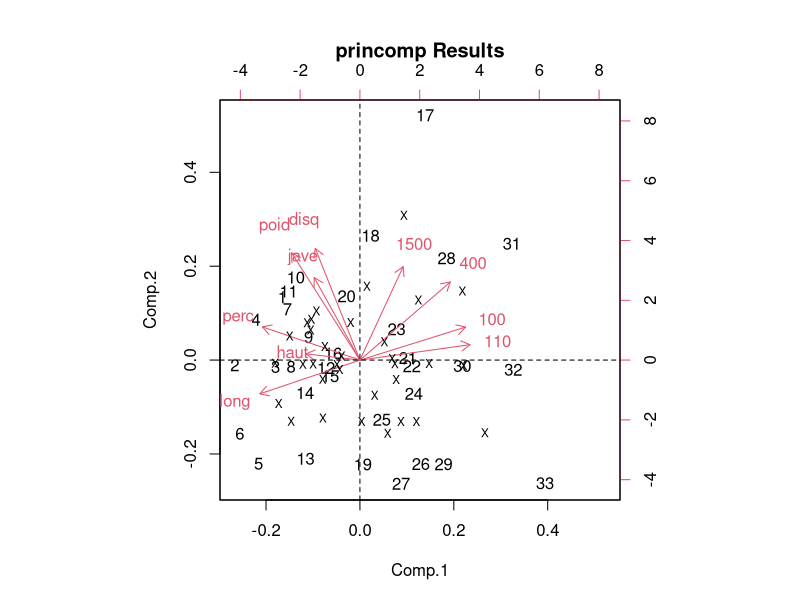
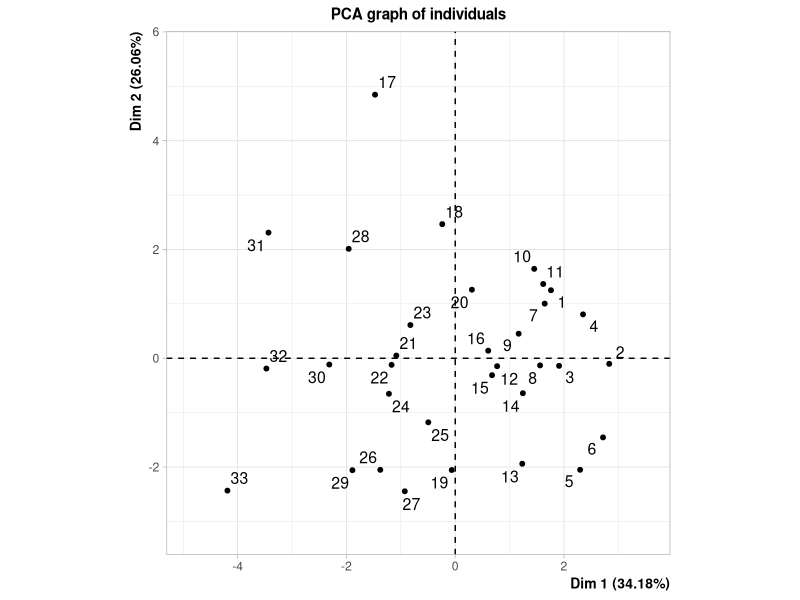
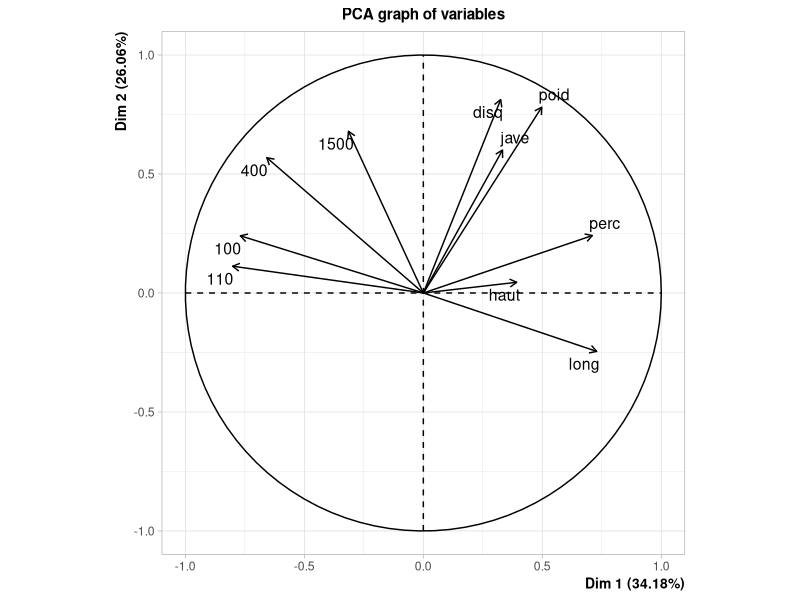
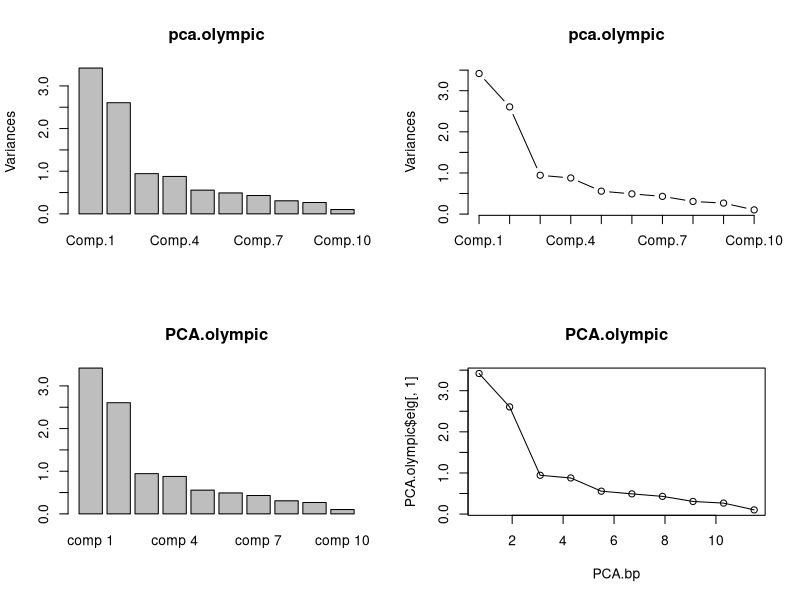
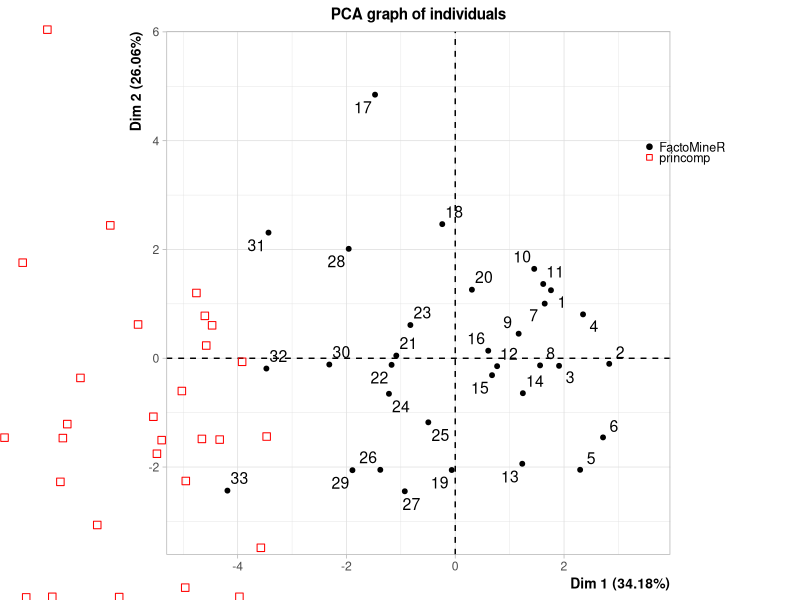
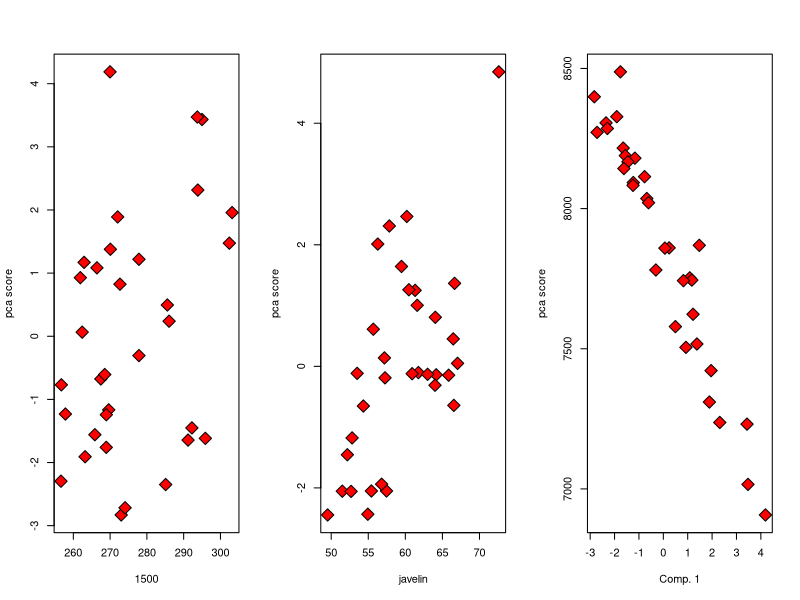
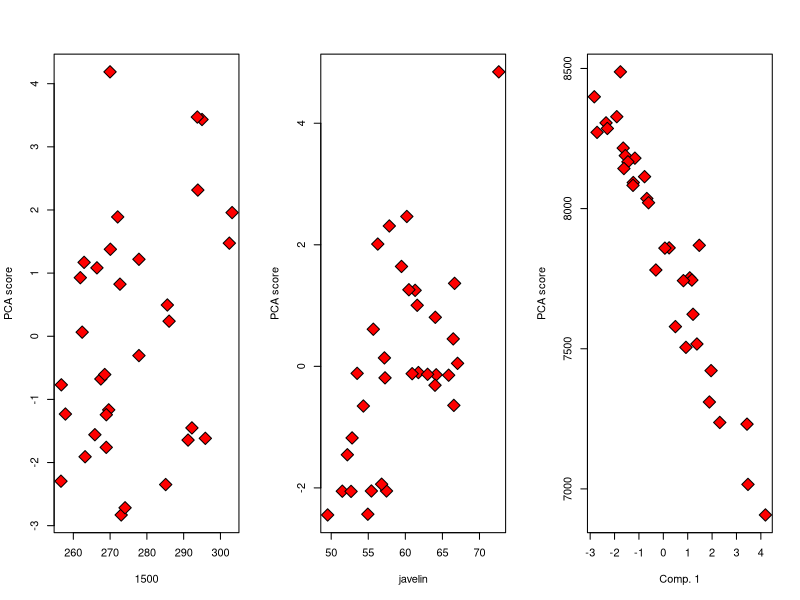
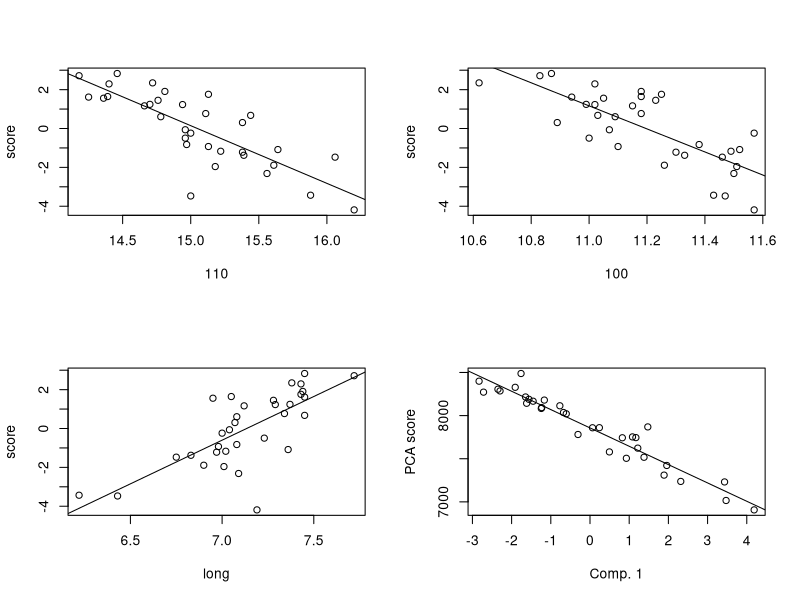

Here is the R script that generated these plots, in order: (Note: this script raises an error after producing the figures.)
## References
# http://statweb.stanford.edu/~jtaylo/courses/stats202/olympic.html
# http://www.statistik.tuwien.ac.at/public/filz/students/seminar/ws1011/hoffmann_ausarbeitung.pdf
# http://factominer.free.fr/classical-methods/principal-components-analysis.html
# http://www.inside-r.org/packages/cran/FactoMineR/docs/plot.PCA
# http://pbil.univ-lyon1.fr/ade4/ade4-html/olympic.html

###################################################################
## Installing and initializing
install.packages('ade4')
library(ade4)
install.packages('FactoMineR')
library(FactoMineR)

## Loading data
data(olympic)

###################################################################
## Compare initial plots
par(mfrow=c(1,1))
par(mar=c(5,4,4,2))
#princomp
pca.olympic_nc <- princomp(olympic$tab)     #no correlation selected (nc)
pca.olympic <- princomp(olympic$tab, cor=T)
#Biplot gives a graphical summary of both 1) cases (athletes) in terms of scores and 2) the variables in terms of loadings
biplot(pca.olympic, main="princomp Results")
text(pca.olympic$scores[,1], pca.olympic$scores[,2], labels=rep("X", nrow(olympic$tab)), cex= 0.7)
# biplot(pca.olympic, pch=5, main="princomp Results", xlabs=rep("X", nrow(olympic$tab))
abline(h=0, lty=2)
abline(v=0, lty=2)

par(mfrow=c(1,2))
#FactoMineR
# PCA.olympic_nc <- PCA(olympic$tab)
PCA.olympic <- PCA(olympic$tab, scale.unit=T, ncp=5, graph=T)
###################################################################


###################################################################
## compare loadings
#FactoMineR PCA.olympic$loadings
PCA.olympic.loadings <- sweep(PCA.olympic$var$coord, 2, sqrt(PCA.olympic$eig[1:5,1]), FUN="/")

#FactoMineR PCA.olympic.loadings
ld_compare <- cbind(-PCA.olympic.loadings[,1], pca.olympic$loadings[,1], round((PCA.olympic.loadings[,1] + pca.olympic$loadings[,1]), digits=10))
colnames(ld_compare) <- c('FactoMineR PCA (inv)', 'princomp PCA', 'diff')

ld_compare
###################################################################


###################################################################
## Compare eigenvalues
PCA.olympic$eig
#First two dimensions resume 50% of the total inertia (i.e. total variance)

pca.eig <- pca.olympic$sdev^2
vars <- pca.olympic$sdev^2 
vars <- vars/sum(vars) 
pca.eig <- cbind(pca.eig, vars*100, cumsum(vars)*100)
colnames(pca.eig) <- colnames(PCA.olympic$eig)
pca.eig

eigDiff <- round(PCA.olympic$eig - pca.eig, digits = 10)
eigDiff
###################################################################


###################################################################
## Compare plots
par(mfrow=c(2,2))
#princomp
plot(pca.olympic)
plot(pca.olympic, type='l')

#FactoMineR
PCA.bp <- barplot(PCA.olympic$eig[,1], main="PCA.olympic")
plot(x=PCA.bp, y=PCA.olympic$eig[,1], main="PCA.olympic")
lines(x=PCA.bp, y=PCA.olympic$eig[,1], type='l')

par(mfrow=c(1,1))
plot(PCA.olympic)
points(-pca.olympic$scores[,1], pca.olympic$scores[,2], col='red', pch=0)
legend("topright", c('FactoMineR', 'princomp'), pch=c(19,0), col=c("black","red"), cex=0.75, bty='n')
###################################################################


###################################################################
## Compare Plots (extended - examples)
# biplot(pca.olympic)
# data.frame(olympic$tab[, '1500'], pca.olympic$scores[,1])
#princomp         
par(mfrow=c(1,3))
plot(olympic$tab[, '1500'], pca.olympic$scores[,1], pch=23, bg='red', cex=2, xlab='1500', ylab='pca score')
plot(olympic$tab[, 'jave'], pca.olympic$scores[,2], pch=23, bg='red', cex=2, xlab='javelin', ylab='pca score')
#Overall score
plot(pca.olympic$scores[,1], olympic$score, xlab='Comp. 1', pch=23, bg='red', cex=2, ylab='pca score')
#Since the first variable (PC) seems related to speed, we should not be surprised that an increase in this variable (PC) decreases the overall decathlon score

#FactoMineR
par(mfrow=c(1,3))
plot(olympic$tab[, '1500'], -PCA.olympic$ind$coord[,1], pch=23, bg='red', cex=2, xlab='1500', ylab='PCA score')
plot(olympic$tab[, 'jave'], PCA.olympic$ind$coord[,2], pch=23, bg='red', cex=2, xlab='javelin', ylab='PCA score')
#Overall score
plot(-PCA.olympic$ind$coord[,1], olympic$score, xlab='Comp. 1', pch=23, bg='red', cex=2, ylab='PCA score')
#Since the first variable (PC) seems related to speed, we should not be surprised that an increase in this variable (PC) decreases the overall decathlon score
###################################################################


###################################################################
#The first axis opposes athletes who are "good everywhere" like Karpov during the Olympic Games between those who are 
#"bad everywhere" like Bourguignon during the Decastar. This dimension is particularly linked to the variables of speed 
#and long jump which constitute a homogeneous group.

#Variables linked to first principal component
#princomp
impList <- sort(pca.olympic$loadings[,1])
maxInd <- which(impList==max(abs(impList)))
maxIndList <- c(maxInd)
swp <- 0
while (swp==0 && length(maxIndList)<4) {
  catImpList <- impList[-c(maxIndList)]
  maxInd_t <- which(abs(impList)==max(abs(catImpList)))
  if (maxInd_t!=(maxInd-1)) {
    swp=1
  }
  maxIndList <- c(maxIndList, maxInd_t)
}
impNums <- impList[maxIndList]
names(impNums)
#FactoMineR
PCA_contrb2 <- data.frame(PCA.olympic$var$contrib)
PCA_contrb2 <- PCA_contrb2[order(-PCA_contrb2$Dim.1),]
rownames(PCA_contrb2)[1:length(impNums)]
#These tables give the correlation coefficient and the p-value of the 
#variables which are significantly correlated to the principal dimensions. 
#Both active and supplementary variables whose p-value is smaller than 0.05 appear.dimdesc(PCA.olympic, axes=c(1,2)) 
charCat <- dimdesc(PCA.olympic, axes=c(1,2))$Dim.1$quanti
names(sort(-abs(charCat[,1]))[1:length(impNums)])


#Plot variables linked to first principal component to see how chanages in varaibles contribute to score
#princomp
par(mfrow=c(2,2))
olympic_p <- olympic$tab

var1 <- names(impNums)[1]
plot(olympic_p[,var1], -pca.olympic$scores[,1], xlab=var1, ylab='score')
abline(lm(-pca.olympic$scores[,1]~olympic_p[,var1]))
var2 <- names(impNums)[2]
plot(olympic_p[,var2], -pca.olympic$scores[,1], xlab=var2, ylab='score')
abline(lm(-pca.olympic$scores[,1]~olympic_p[,var2]))
var3 <- names(impNums)[3]
plot(olympic_p[,var3], -pca.olympic$scores[,1], xlab=var3, ylab='score')
abline(lm(-pca.olympic$scores[,1]~olympic_p[,var3]))
#Overall score
plot(-PCA.olympic$ind$coord[,1], olympic$score, xlab='Comp. 1', ylab='PCA score')
# plot(olympic_p[,c('400')], -pca.olympic$scores[,1], xlab='400', ylab='score')
abData <- data.frame(cbind(olympic$score, -PCA.olympic$ind$coord[,1]))
abline(lm(abData$X1~(abData$X2)))

#FactoMineR
par(mfrow=c(2,2))
olympic_p <- olympic$tab

var1 <- rownames(PCA_contrb2)[1:length(impNums)][1]
plot(olympic_p[,var1], PCA.olympic$ind$coord[,1], xlab=var1, ylab='score')
abline(lm(PCA.olympic$ind$coord[,1]~olympic_p[,var1]))
var2 <- rownames(PCA_contrb2)[1:length(impNums)][2]
plot(olympic_p[,var2], PCA.olympic$ind$coord[,1], xlab=var2, ylab='score')
abline(lm(PCA.olympic$ind$coord[,1]~olympic_p[,var2]))
var3 <- rownames(PCA_contrb2)[1:length(impNums)][3]
plot(olympic_p[,var3], PCA.olympic$ind$coord[,1], xlab=var3, ylab='score')
abline(lm(PCA.olympic$ind$coord[,1]~olympic_p[,var3]))
#Overall score
plot(-PCA.olympic$ind$coord[,1], olympic$score, xlab='Comp. 1', ylab='PCA score')
abData <- data.frame(cbind(olympic$score, -PCA.olympic$ind$coord[,1]))
abline(lm(abData$X1~(abData$X2)))
# plot(olympic_p[,c('400')], PCA.olympic$ind$coord[,1], xlab='400', ylab='score')
# abline(lm(PCA.olympic$ind$coord[,1]~olympic_p[,c('400')]))


###########VARIABLES BASED ON STRENGTH###################
#The second axis opposes athletes who are strong (variables "Discus" and "Shot.put") between those who are not. 
#The variables "Discus", "Shot.put" and "High.jump" are not much correlated to the variables "X100m", "X400m", "X110m.hurdle" 
#and "Long.jump". This means that strength is not much correlated to speed.

#Variables linked to second principal component
#princomp
impList <- sort(pca.olympic$loadings[,2])
maxInd <- which(impList==max(abs(impList)))
maxIndList <- c(maxInd)
swp <- 0
while (swp==0 && length(maxIndList)<4) {
  catImpList <- impList[-c(maxIndList)]
  maxInd_t <- which(abs(impList)==max(abs(catImpList)))
  if (maxInd_t!=(maxInd-1)) {
    swp=1
  }
  maxInd <- maxInd_t
  maxIndList <- c(maxIndList, maxInd_t)
}
impNums <- impList[maxIndList]
names(impNums)
#FactoMineR
PCA_contrb2 <- data.frame(PCA.olympic$var$contrib)
PCA_contrb2 <- PCA_contrb2[order(-PCA_contrb2$Dim.2),]
rownames(PCA_contrb2)[1:length(impNums)]
#These tables give the correlation coefficient and the p-value of the 
#variables which are significantly correlated to the principal dimensions. 
#Both active and supplementary variables whose p-value is smaller than 0.05 appear.dimdesc(PCA.olympic, axes=c(1,2)) 
charCat <- dimdesc(PCA.olympic, axes=c(1,2))$Dim.2$quanti
names(sort(-abs(charCat[,1]))[1:length(impNums)])

#Overall score
par(mfrow=c(1,1))
plot(-PCA.olympic$ind$coord[,2], olympic$score, xlab='Comp. 2', ylab='PCA score')
abData <- data.frame(cbind(olympic$score, -PCA.olympic$ind$coord[,2]))
abline(lm(abData$X1~(abData$X2)))

#princomp
par(mfrow=c(2,2))
olympic_p <- olympic$tab

var1 <- names(impNums)[1]    #Discus 
plot(olympic_p[,var1], pca.olympic$scores[,2], xlab=var1, ylab='score')
abline(lm(pca.olympic$scores[,2]~olympic_p[,var1]))
var2 <- names(impNums)[2]     #Shotput
plot(olympic_p[,var2], pca.olympic$scores[,2], xlab=var2, ylab='score')
abline(lm(pca.olympic$scores[,2]~olympic_p[,var2]))
var3 <- names(impNums)[3]
plot(olympic_p[,var3], pca.olympic$scores[,2], xlab=var3, ylab='score')
abline(lm(pca.olympic$scores[,2]~olympic_p[,var3]))
var4 <- names(impNums)[4]
plot(olympic_p[,var4], pca.olympic$scores[,2], xlab=var4, ylab='score')
abline(lm(pca.olympic$scores[,2]~olympic_p[,var4]))

#FactoMineR
par(mfrow=c(2,2))
olympic_p <- olympic$tab

var1 <- rownames(PCA_contrb2)[1:length(impNums)][1]     #Discus
plot(olympic_p[,var1], PCA.olympic$ind$coord[,2], xlab=var1, ylab='score')
abline(lm(PCA.olympic$ind$coord[,2]~olympic_p[,var1]))
var2 <- rownames(PCA_contrb2)[1:length(impNums)][2]       #Shot put
plot(olympic_p[,var2], PCA.olympic$ind$coord[,2], xlab=var2, ylab='score')
abline(lm(PCA.olympic$ind$coord[,2]~olympic_p[,var2]))
var3 <- rownames(PCA_contrb2)[1:length(impNums)][3]  
plot(olympic_p[,var3], PCA.olympic$ind$coord[,2], xlab=var3, ylab='score')
abline(lm(PCA.olympic$ind$coord[,2]~olympic_p[,var3]))
var4 <- rownames(PCA_contrb2)[1:length(impNums)][4]
plot(olympic_p[,var4], PCA.olympic$ind$coord[,2], xlab=var4, ylab='score')
abline(lm(PCA.olympic$ind$coord[,2]~olympic_p[,var4]))

#At the end of this first approach, we can divide the factorial plan into four parts: fast and strong athletes (like Sebrle), 
#slow athletes (like Casarsa), fast but weak athletes (like Warners) and slow and weak (relatively speaking!) athletes (like Lorenzo).
###################################################################


###################################################################
############## Supplementary variables #############

#FactoMineR ONLY!!!!
olympic_comb <- cbind(olympic$tab, olympic$score, rank(-olympic$score))
colnames(olympic_comb) <- c(colnames(olympic$tab), 'score', 'rank')

#Adding supplementary continuous variables (Rank and Score)
par(mfrow=c(1,2))
PCA.olympic_supp <- PCA(olympic_comb[,1:12], scale.unit=T, ncp=5,
               quanti.sup=c(11,12), graph=T)
#Winners are those who score the most and therefore have the lowest rank
PCA_contrb2 <- data.frame(PCA.olympic_supp$var$contrib)
PCA_contrb2 <- PCA_contrb2[order(-PCA_contrb2$Dim.1),]
#Variables most linked to number of points
pointVars <- rownames(PCA_contrb2)[1:4]
pointVars
insigVars <- rownames(PCA_contrb2[order(PCA_contrb2$Dim.1),])[1:2]
insigVars

#Color individuals according to the categories' center of gravity
# plot.PCA(res.pca, axes=c(1, 2), choix="ind", habillage=13)
#FactoMineR
data(decathlon)
par(mfrow = c(1,2))
res.PCA <- PCA(decathlon, scale.unit=T, ncp=5, quanti.sup=c(11:12), quali.sup=13, graph=T)
par(mfrow = c(1,1))
plot.PCA(res.PCA, axes=c(1, 2), choix="ind", habillage=13, cex=0.8, shadow=T)

#princomp
res.pca <- princomp(decathlon[,1:10], cor=T)
catNames <- names(table(decathlon[,13]))
plot(-res.pca$scores[,1], res.pca$scores[,2],  pch=19, cex=0.7,  col=ifelse(decathlon[,13]==catNames[1],'black','red'))
text(-res.pca$scores[,1], res.pca$scores[,2], rownames(res.pca$scores), cex=0.8, pos=4, col=ifelse(decathlon[,13]==catNames[1],'black','red'))
abline(h=0, lty=2)
abline(v=0, lty=2)
legend("topleft", c('Decastar', 'OlympicG'), text.col=c("black","red"), cex=0.75)

#Qualitative supplementary variables
#....
#To see whether the categories of the supplementary variable are significantly different from each other, we can draw confidence ellipses around them.
concat <- cbind.data.frame(decathlon[,13], res.PCA$ind$coord)
ellipse.coord <- coord.ellipse(concat, bary=T)
plot.PCA(res.PCA, habillage=13, ellipse=ellipse.coord, cex=0.8, axes=c(1,3))
#When looking at the points representing "Decastar" and "Olympic Games", we notice that this last one has higher coordinates on the 
#first axis than the first one. This shows an evolution in the performances of the athletes. All the athletes who participated to the two 
#competitions have then slightly better results for the Olympic Games. 
#However, there is no difference between the points "Decastar" and "Olympic Games" for the second axis. This means that the athletes have 
#improved their performance but did not change profile (except for Zsivoczky who went from slow and strong during the Decastar to fast and 
#weak during the Olympic Games).

###################################################################


###################################################################
#The package FactoMineR provides the function estim_ncp to calculate the best number
#of dimensions. In this function generalized cross validation approximation (GCV) and
#the smoothing method (Smooth) are implemented.

##ONLY WITH FACTOMINER
estim_ncp(olympic_p, ncp.min=0, ncp.max=NULL, scale=TRUE, method="Smooth")
estim_ncp(olympic_p, ncp.min=0, ncp.max=NULL, scale=TRUE, method="GCV")
###################################################################


###################################################################
#Selecting individuals with specific features to plot
#CAN ONLY BE DONE WITH FACTOMINER
#Plot individuals who have a cos2>0.7
plot.PCA(res.PCA, axes=c(1, 2), choix="ind", habillage=13, cex=0.8, shadow=T)
plot.PCA(res.PCA, axes=c(1, 2), choix="ind", habillage=13, cex=0.8, shadow=T, select='cos2 0.7')
plot.PCA(res.PCA, axes=c(1, 2), choix="ind", habillage=13, cex=0.8, shadow=T, select='cos2 0.7', unselect=0)
plot.PCA(res.PCA, axes=c(1, 2), choix="ind", habillage=13, cex=0.8, shadow=T, select='cos2 0.7', unselect=1)
plot.PCA(res.PCA, axes=c(1, 2), choix="ind", habillage=13, cex=0.8, shadow=T, select='cos2 0.7', unselect='grey70')

plot.PCA(res.PCA, habillage=13, cex=0.8, shadow=T, select='cos2 5')
plot.PCA(res.PCA, axes=c(1, 2), choix="ind", habillage=13, cex=0.8, shadow=T, select='contrib 5')     #Those with the largest contributions are the most extreme individuals
          
###################################################################


###################################################################
#Graphing variables
#FactoMineR
plot(res.PCA, choix='var', shadow=T)
plot(res.PCA, choix='var', shadow=T, select="contrib 5")
plot(res.PCA, choix='var', shadow=T, select="cos2 5")
          
#princomp
biplot(res.pca, main='primcomp Results', col=c('white', 'black'))
abline(h=0, lty=2)
abline(v=0, lty=2)
###################################################################


###################################################################
## Ranking variable contribution for combined first two PCs
#FactoMineR
dimsum <- res.PCA$var$contrib[,1]          
for (i in 1:dim(res.PCA$var$contrib)[1]) {
  dimsum[i]<- sum(res.PCA$var$contrib[i,1:2])
}
sort(dimsum, decreasing=T)

for (i in 1:dim(res.PCA$var$cos2)[1]) {
  dimsum[i]<- sum(res.PCA$var$cos2[i,1:2])
}
sort(dimsum, decreasing=T)

#princomp
impList <- res.pca$loadings[,1:2]
impList <- sort(abs(impList[,1])+abs(impList[,2]))
maxInd <- which(impList==max(abs(impList)))
maxIndList <- c(maxInd)
swp <- 0
while (swp==0 && length(maxIndList)<4) {
  catImpList <- impList[-c(maxIndList)]
  maxInd_t <- which(abs(impList)==max(abs(catImpList)))
  if (maxInd_t!=(maxInd-1)) {
    swp=1
  }
  maxInd <- maxInd_t
  maxIndList <- c(maxIndList, maxInd_t)
}
impNums <- impList[maxIndList]
names(impNums)
###################################################################


###################################################################
## Combined summary plots
#FactoMineR
#http://pbil.univ-lyon1.fr/ade4/ade4-html/olympic.html
par(mfrow=c(2,2))
pc.bp <- barplot(res.PCA$eig[,1])
lines(x=pc.bp, y=res.PCA$eig[,1])
points(x=pc.bp, y=res.PCA$eig[,1])

s.corcircle(res.PCA$var)

plot(decathlon$Points, res.PCA$ind$coord[,1])
abline(lm(res.PCA$ind$coord[,1]~decathlon$Points))

s.label(res.PCA$ind$coord, clab=0.5)
s.arrow(2*res.PCA$var$coord, add.p=T)
          
#princomp
par(mfrow=c(2,2))
pc.bp <- plot(res.pca)

pca.var.coord <- res.pca$loadings[,1:5]
pca.var.coord[,c(1,3,4,5)] <- -pca.var.coord[,c(1,3,4,5)]
s.corcircle(pca.var.coord)

plot(decathlon$Points, -res.pca$scores[,1])
abline(lm(-res.pca$scores[,1]~decathlon$Points))

pca.coord <- -res.pca$scores[,1:5]
pca.coord[,2] <- -pca.coord[,2]
s.label(pca.coord, clab=0.5)
s.arrow(2*pca.var.coord, add.p=T)

###################################################################
